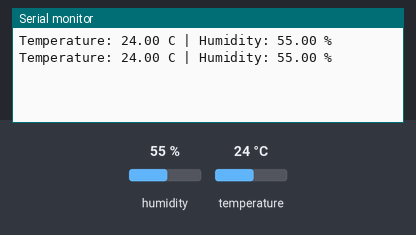
This sketch was run on a simulated Arduino Uno, built with avr-gcc and run on an emulated ATmega328P. Shown: the last lines printed to the serial monitor. The test bench sets the inputs (shaded band); at power-on: humidity 55 %, temperature 24 °C.

Above: at 2.8 s.
2.9 s: humidity set to 22 %
At 5.1 s:
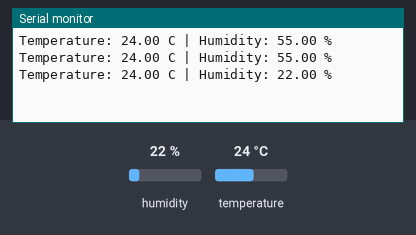
5.6 s: temperature set to 12 °C
At 6.9 s:
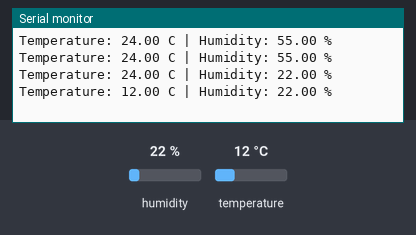
8.3 s: humidity set to 40 %
At 8.3 s:
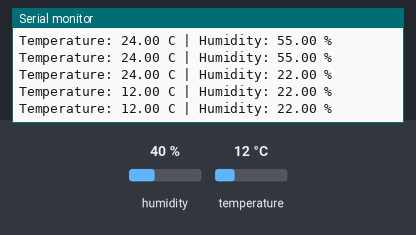
Timing chart, 0 to 11.3 s (numbered marks = the images above; inputs shaded):
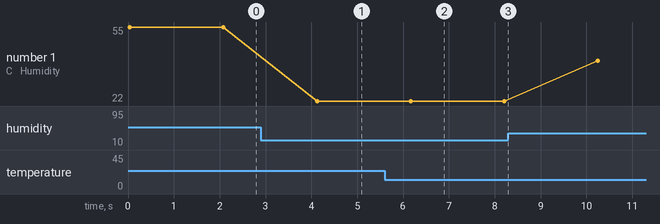

Measured:
- after the input at 2.9 s, the serial monitor: prints a new line after 1.2 s (image 1)
- after the input at 5.6 s, the serial monitor: prints a new line after 0.56 s (image 2)
- plotted number 1: 55 → 22 after the input at 2.9 s, 22 → 40 after the input at 8.3 s

The sketch:

HW220_Humidity_Temp.ino
```cpp
#include <Wire.h>
#include "Adafruit_HTU21DF.h"

// Initialize the sensor
Adafruit_HTU21DF htu = Adafruit_HTU21DF();

void setup() {
  Serial.begin(9600);
  htu.begin();
}

void loop() {
  float temp = htu.readTemperature();
  float rel_hum = htu.readHumidity();

  Serial.print("Temperature: ");
  Serial.print(temp);
  Serial.print(" C | ");

  Serial.print("Humidity: ");
  Serial.print(rel_hum);
  Serial.println(" %");

  delay(2000); // Wait 2 seconds before the next reading
}
```
